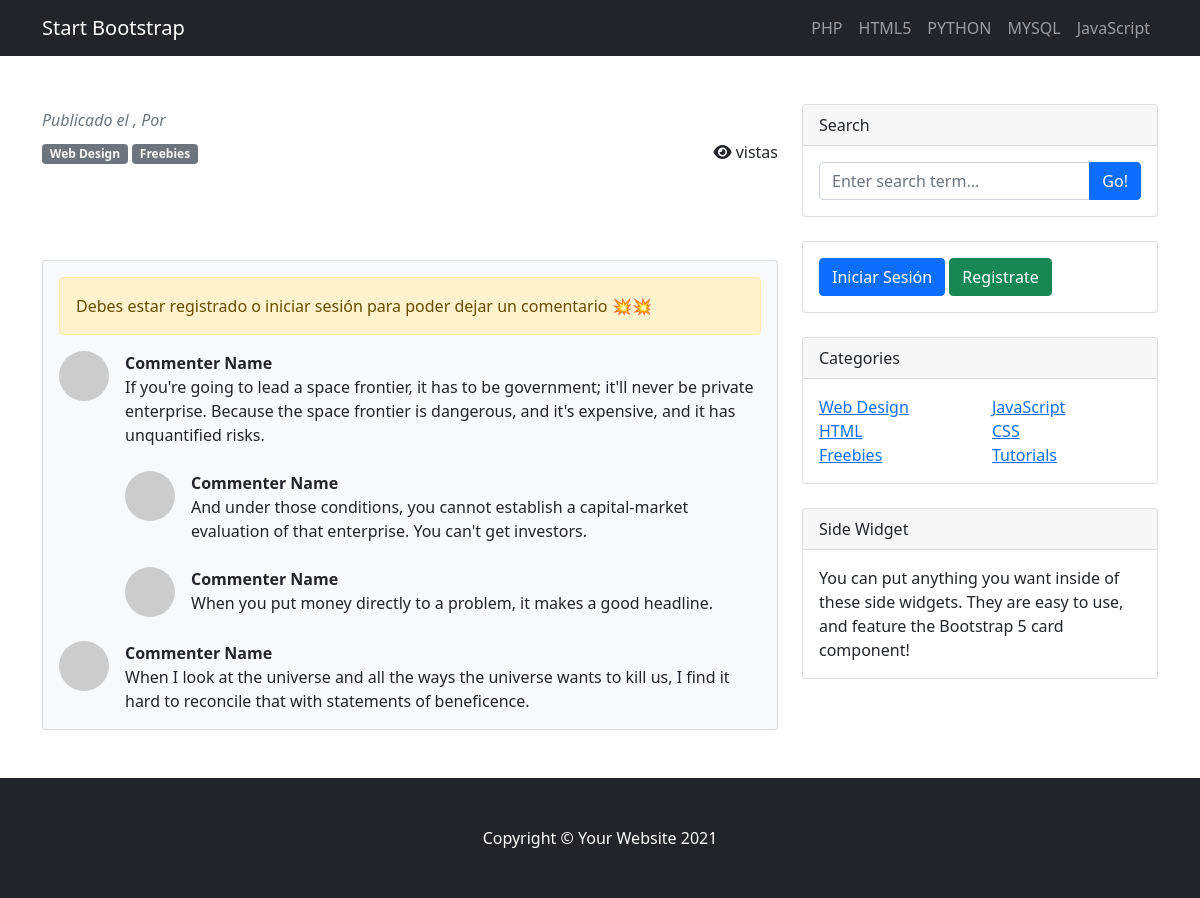
The app's page /post.php with its own data.
### tables this page shows
CREATE TABLE `categorias` (
  `cat_id` int(10) UNSIGNED NOT NULL,
  `cat_nombre` varchar(25) NOT NULL
);

### resources/functions.php (the view, shortened to what this page needs)
<?php
    function query($sql){
        global $conexion;
        return mysqli_query($conexion, $sql);
    }
    function fetch_array($query){
        return mysqli_fetch_array($query);
    }
    function show_categorias(){
        $query = query("SELECT * FROM categorias");
        while($fila = fetch_array($query)){
            $categoria = <<<DELIMITADOR
                <li class="nav-item">
                    <a class="nav-link" href="#">
                        {$fila['cat_nombre']}
                    </a>
                </li>
DELIMITADOR;
            echo $categoria;
        }
    }
            ?>

### records on screen
categorias: cat_nombre "PHP"
categorias: cat_nombre "HTML5"
categorias: cat_nombre "PYTHON"
categorias: cat_nombre "MYSQL"
categorias: cat_nombre "JavaScript"
